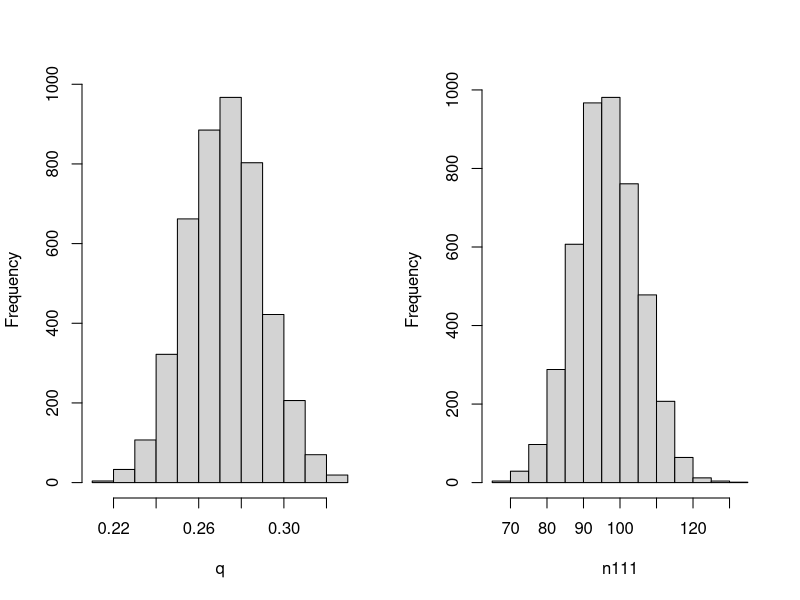
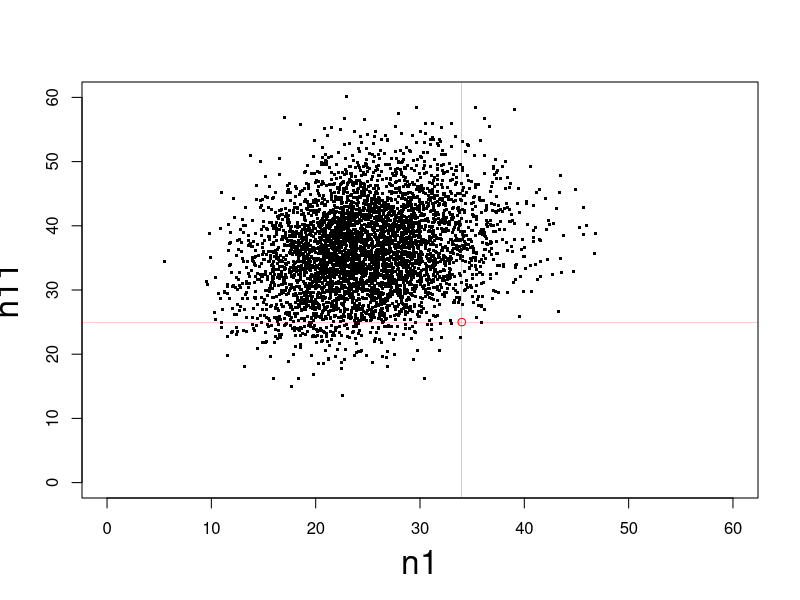
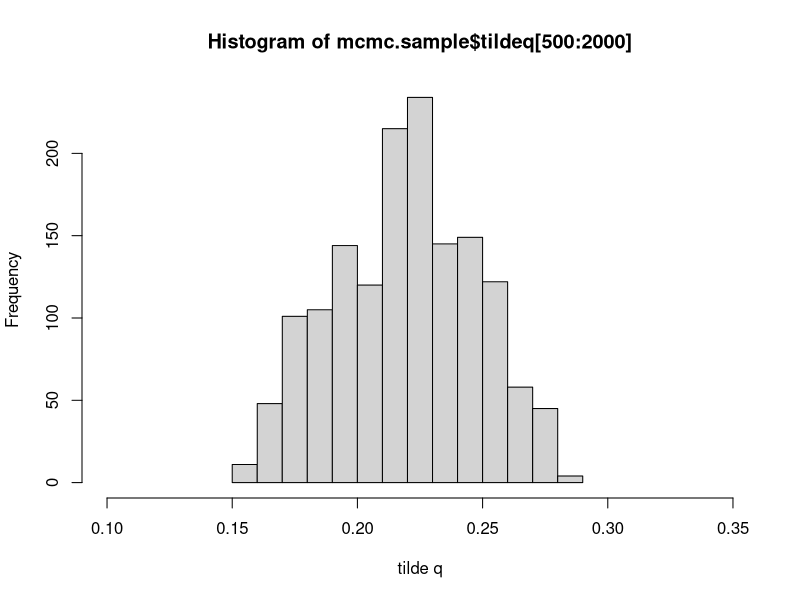
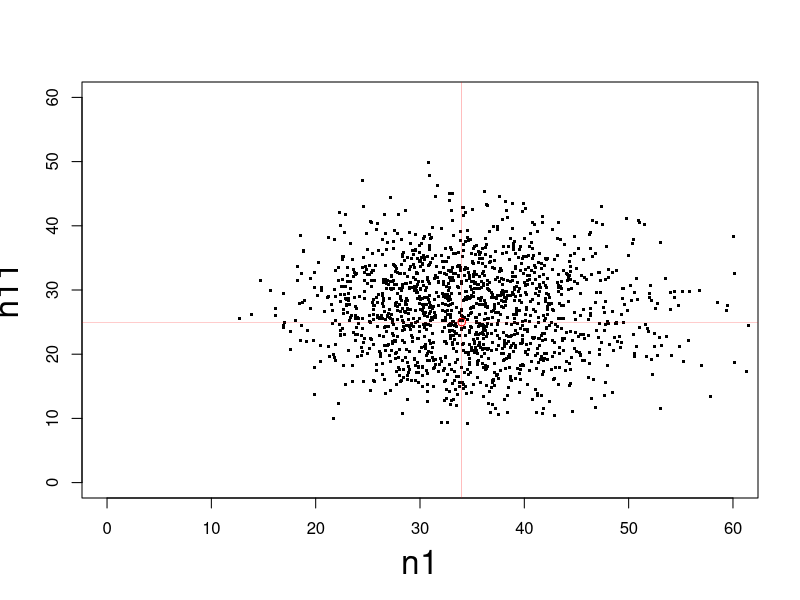

R code for these plots, in order:
# measles
# measles escape probability
#############################################################################
#
# SCRIPT for homogeneous case: 
# q (escape probability) as same across all households
#
#############################################################################
# ---------------------------------------------------------------------------
# This code provides a function to draw samples from the joint posterior 
# distribution of the escape probability q and the frequency
# n111 of chain 1->1->1, based on the NYC measles 
# outbreak data. The algorithm is based on Gibbs sampling.
#
# INPUT mcmc.size  = the number of MCMC iterations
#       alpha,beta = parameters of the Beta prior distribution
#                    of the escape probability
#
# OUTPUT chainGibbs = the MCMC sample of q and n111 as a list
#                     of two entries, each a vector of length mcmc.size
# 
# Code v.1 on July 22, 2015. Updates on July 29-31, 2015
# Last update August 5, 2015
# ----------------------------------------------------------------------------
chainGibbs = function(mcmc.size, alpha, beta){
# Reserve space
q    = rep(0, mcmc.size)
p    = rep(0, mcmc.size)
n111 = rep(0, mcmc.size)

# Initialize the model unknowns
q[1]    = 0.5;                         # just an initial guess
p[1]    = 1 - q[1]
n111[1] = round(275*2*q[1]/(2*q[1]+1)) # the (rounded) expected value of n_111, 
                                       # given q = 0.5 

# The observations (see section 2 for details)
n1  = 34   # frequency of chain 1     (frequency is observed)
n11 = 25   # frequency of chain 1->1  (frequency is observed)
N3  = 275  # frequency of chains with outbreak size 3 (not observed)
           # (the total frequency of chains 1->2 and 1->1->1)

# Draw MCMC samples
for (i in 2:mcmc.size){

   # Draw an iterate of q from its full conditional distribution
   q[i] = rbeta(1,2*n1+2*n11+n111[i-1]+alpha,n11+2*N3+beta)
   p[i] = 1 - q[i]
  
   # Draw an iterate of n111 from its full conditional distribution
   n111[i] = rbinom(1,N3,2*q[i]/(2*q[i]+1))
   
   }

# The output: the MCMC samples
chainGibbs = list(q=q,n111=n111,p=p)

}

# mcmc-size = 5000, alpha = 1, beta = 1
test=chainGibbs(5000,1,1)

# Set up to have 2 plots in one figure
par(mfrow=c(1,2),oma=c(0,0,0,0))

# Assume a 'burn-in' period of 500 iterations, only plotting those greater than 500
# Plot iterates of q and n111 
hist(test$q[501:5000],main="",xlab="q")
hist(test$n111[501:5000],main="",xlab="n111")

# Summary of the results
summary(test$q[501:5000])
quantile(test$q[501:5000], c(0.025,0.975))
summary(test$n111[501:5000])
quantile(test$n111[501:5000], c(0.025, 0.975))

# ----------------------------------------------------------------------------
# checkmodel draws numerical samples from the joint posterior 
# predictive distribution of frequencies n1, n11, n111 and n12.
# Each individual sample is based on one realisation from the posterior
# distribution of the escape probability q. (The escape probability is
# common across all households.)
#
# The function outputs the mean of the predictive distribution, based on the 
# sample. It also plots the samples from the 
# (marginal) predictive distribution of frequencies n1 and n11. 
#
# INPUT mcmc.sample = the output (= MCMC samples) from chainGibbs
#       mcmc.burnin = the number of MCMC samples to be discarded
#
# OUTPUT expfreq = the posterior predictive expectations of the 
#                  four chain frequencies (n1,n11,n111,n12)
#
# Code v.1 on July 22, 2015. Updates on July 29-31, 2015
# Last update August 5, 2015
# ----------------------------------------------------------------------------
checkmodel = function(mcmc.sample,mcmc.burnin){

  # The number of MCMC samples in the input
  mcmc.size = length(mcmc.sample$q)
  
  # Discard the burn-in samples and retain the rest of the samples for 
  # the escape probability q
  q = mcmc.sample$q[(mcmc.burnin+1):mcmc.size]
  
  # The number of samples retained (= the size of the sub-sample)
  mcmc.subsamplesize = mcmc.size-mcmc.burnin
  
  # Reserve space for the predictive frequencies
  Npred = matrix(0,mcmc.subsamplesize,4)
  
  # Calculate the posterior predictive chain probabilities for
  # each retained MCMC sample. This produces vectors of length 
  # 'mcmc.subsamplesize': 
  P1   =  q^2
  P11  =  2*(1-q)*q^2   
  P111 =  2*(1-q)^2*q
  P12  = (1-q)^2
  
  # Sample from the posterior predictive distribution of chain frequencies
  # with the total  number of chains as 334.
  for (k in 1:mcmc.subsamplesize){
    Npred[k,] = rmultinom(1,334,c(P1[k],P11[k],P111[k],P12[k]))
  } 
  
  # Plot the posterior predictive distribution for frequencies n1 and n11
  par(mfrow=c(1,1))
  plot(0:60,0:60,type="n",xlab='n1',ylab='n11',cex.lab=2)           
  points(jitter(Npred[,1],2.5),jitter(Npred[,2],2.5),pch='.',cex=3) 
  
  # The actually observed value
  points(34,25,col='red')
  abline(v=34,col='red',lwd=0.25)
  abline(h=25,col='red',lwd=0.25)
  
  # The posterior predictive expected frequnecies of the four chain types
  expfreq = round(334*c(mean(P1),mean(P11),mean(P111),mean(P12)))
  
  # Return the posterior predictive expected frequencies
  print("The posterior predictive expected frequencies of the four chain types")
  expfreq
  
  return(expfreq)
  
}

# Running the functions: draw a posterior sample and check the model fit.
mcmc.sample = chainGibbs(5000,1,1)

checkmodel(mcmc.sample,mcmc.burnin=500)

#                      END of homogeneous case script  
############################################################################

############################################################################
# 
# SCRIPT heterogeneous case: hierarchical model 
# q (escape probability) varies across households
#
############################################################################

## -------------------------------------------------------------------------
## This code provides routines to draw samples from the joint posterior 
# distribution of parameters 'tildeq' and 'z' in a hierarchical chain 
# binomial model of the measles outbreak data. The model unknowns include
# the household-specific escape probabilities. 
#
# (n1^j,n11^j,n111^j,n12^j)| q_j ~ Multinom(q_j^2,2q_j^2p_j,2q_jp_j^2,p_j^2)
#  q_j| tildeq, z                ~ Beta(tildeq/z,(1-tildeq)/z)
#  tildeq                        ~ Uniform(0,1)
#  z                             ~ Gamma(1.5,1.5)
#
## Code v.1 on July 29, 2015. Updates on August 1-4, 2015
## Last update August 5, 2015
## -------------------------------------------------------------------------
propose.par = function(cur.par,prop.unif,delta.w){
  # This function samples a new (candidate) value  
  # around the current value of the parameter iterate
  return(cur.par + (0.5-prop.unif)*delta.w)
}

log.likelihood = function(my.tildeq,my.z,q.vec){
  # This function calculates the log-likelihood function of the two parameters,
  # based on the (current iterates) of the household-specific 
  # escape probabilities
  
  # INPUT my.tildeq = parameter tildeq
  #       my.z.     = parameter z
  #       q.vec     = a vector of household-specific escape probabilities
  
  return(sum(log(dbeta(q.vec,my.tildeq/my.z,(1-my.tildeq)/my.z))))
}

chain_hierarchical = function(mcmc.size){
  # This is the main sampling function. The data, the parameters of the 
  # prior distributions and the 'tuning parameters' (i.e the proposal window widths)
  # are hard-code. 
  # In addition to the two model parameters ('tildeq' and z), the 
  # algorithm draws samples of the 334 escape probabilities and 
  # the unknown realisations of chains in the 275 households with 
  # the final number infected as 3.
  # INPUT mcmc.size = the number of MCMC iterations to be sampled
  #
  # OUTPUT chain_hierarchical = the MCMC sample of parameters 'tildeq' and 'z'
  #                             of the Beta distribution for household specific
  #                             escape probabilities
  
  # Parameters of the Gamma(nu1,nu2) prior for parameter z
  nu1 = 1.5
  nu2 = 1.5 
  # Tuning parameters: the widths of the proposal windows
  delta.tildeq = 0.08 # for parameter q
  delta.z      = 0.3  # for parameter z
  
  # Step (1): Reserve space for the MCMC samples
  tildeq  = rep(0,mcmc.size)
  z       = rep(0,mcmc.size)
  q       = matrix(0,nrow=mcmc.size,ncol=334)
  n111    = matrix(0,nrow=mcmc.size,ncol=275)
  
  # Step (2): Initialize variables
  cur.tildeq = 0.5
  cur.z      = 1.0
  tildeq[1]  = cur.tildeq
  z[1]       = cur.z
  q[1,]      = rep(0.5,334)
  n111[1,]   = rbinom(1,275,2*0.5/(2*0.5+1))
  
  # The observations
  n1  = 34   # frequency of chain 1
  n11 = 25   # frequency of chain 1->1
  N3  = 275  # frequency of chains of size 3 (i.e., 1->2 or 1->1->1)
  
  # Draw MCMC samples
  for (i in 2:mcmc.size){
    
    # Step (3): Update the household-specific escape probabilities
    #           via Gibbs procedure
    
    alpha =  cur.tildeq/cur.z     # tildeq[i-1]/z[i-1]
    beta  =  (1-cur.tildeq)/cur.z #(1-tildeq[i-1])/z[i-1]
    
    # households with chain 1
    for (j in 1:n1){
      q[i,j] = rbeta(1,2+ alpha,beta)
    }
    
    # households with chain 1->1
    for (j in 1:n11){
      q[i,j+n1] = rbeta(1,2+alpha,1+beta)
    }
    
    # households with chain 1->1->1 or 1->2
    for (j in 1:275){
      q[i,j+n1+n11] = rbeta(1,n111[i-1,j]+alpha,2+beta)
    }
    
    # Step (4) Update the household-specific frequencies of chain 1->1->1
    #          via Gibbs procedure

    for (j in 1:N3){ 
      
      # Draw a new iterate of n111 from its full conditional distribution
      n111[i,j] = rbinom(1,1,2*q[i,j+n1+n11]/(2*q[i,j+n1+n11]+1))
    }
    
    # Step (5) Update parameter tildeq via Metropolis-Hastings 
    # Propose a new value for parameter tildeq
    new.tildeq = propose.par(cur.tildeq,runif(1),delta.tildeq)
    
    # If the proposed value if within the range of the parameter 
    if ((new.tildeq >0) & (new.tildeq < 1)){
      
      # The log acceptance ratio = the log likelihood ratio   
      #(a uniform prior is assumed for tildeq and a symmetric proposal has been made)
      log.acc.tildeq = log.likelihood(new.tildeq,cur.z,q[i,]) - log.likelihood(cur.tildeq,cur.z,q[i,]) 
      
      # Metropolis step for tildeq: determine whether the proposal is accepted
      if (log(runif(1)) < log.acc.tildeq){
        cur.tildeq = new.tildeq
      }
    }
    
    # Step (6): Update parameter z via Metropolis-Hastings
    # Propose a new value for parameter z
    new.z  = propose.par(cur.z,runif(1),delta.z)
    
    # If the proposed value is within the range of the parameter
    if (new.z > 0) { 
      
      # The log likelihood ratio
      log.like.z = log.likelihood(cur.tildeq,new.z,q[i,]) - log.likelihood(cur.tildeq,cur.z,q[i,]) 
      
      # The log acceptance ratio = the log-posterior ratio (since a symmetric proposals are being made)
      log.acc.z = log.like.z + log(dgamma(new.z,nu1,nu2)) - log(dgamma(cur.z,nu1,nu2))
      
      # Metropolis step for z: determine whether the proposal is accepted
      if (log(runif(1))< log.acc.z){
        cur.z = new.z
      }
    }   
    # Save the current iterates of parameters tildeq and z
    tildeq[i] = cur.tildeq
    z[i]      = cur.z 
  }
  # The output: the MCMC samples
  return(list(tildeq=tildeq,z=z))
}

# Running the script to draw a posterior sample of size 2000 
mcmc.sample = chain_hierarchical(mcmc.size=2000)

# Plot the posterior of tilde q
hist(mcmc.sample$tildeq[500:2000],xlab='tilde q',xlim=c(0.1,0.35))

# -----------------------------------------------------------------
# Script for checking the model
# -----------------------------
check_hierarchical = function(mcmc.sample,mcmc.burnin){
  #
  # This function draws samples from the posterior predictive 
  # distribution of chain frequencies (n1, n11, n111, n12)
  # in the hierarchical model.
  #
  # The function plots the samples from the (marginal) 
  # distribution of frequencies (n1,n11) for comparison with the
  # actually observed value.
  #
  # The fuction output is the posterior expectations of the four
  # chain frequencies in a sample of 334 households
  #
  # INPUT mcmc.sample = the output from program chain_hierarchical.R
  #       mcmc.burnin = the number of samples to be discarded from the MCMC sample
  #
  # OUTPUT check_hierarchical = the posterior predictive expectations of the 
  #                             four frequencies
  
  # The number of MCMC samples
  mcmc.size = length(mcmc.sample$tildeq)
  
  # Discard the burn-in samples
  tildeq = mcmc.sample$tildeq[(mcmc.burnin+1):mcmc.size]
  z      = mcmc.sample$z[(mcmc.burnin+1):mcmc.size]
  
  # The number of retained samples
  mcmc.subsamplesize = mcmc.size-mcmc.burnin
  
  # Reserve space for the predictive samples of the chain frequencies
  Npred = matrix(0,mcmc.subsamplesize,4)
  
  # Reserve space for one chain realisation in each of the 334 households  
  L    = matrix(0,334,4) 
  
  # Iterate over the MCMC samples
  for (i in 1:mcmc.subsamplesize){
    
    # Sample household-specific escape probabilities and
    # the chains in 334 households
    for (j in 1:334){
      
      q     = rbeta(1,tildeq[i]/z[i],(1-tildeq[i])/z[i])
      P1    = q*q
      P11   = 2*(1-q)*q^2
      P111  = 2*q*(1-q)^2
      P12   = (1-q)^2
    
      # A realisation of the chain
      L[j,] = rmultinom(1,1,c(P1,P11,P111,P12))
    }
    
    # Store the i'th MCMC sample of the chain frequencies
    Npred[i,] = apply(L,2,sum)
  } 
  
  # Plot the sample points from the posterior predictive distribution 
  # of frequencies n1 and n11
  plot(0:60,0:60,type="n",xlab='n1',ylab='n11',cex.lab=2)
  points(jitter(Npred[,1],2.5),jitter(Npred[,2],2.5),pch='.',cex=3)
  
  # The actually observed value (n1,n11)
  points(34,25,col='red')
  abline(v=34,col='red',lwd=0.25)
  abline(h=25,col='red',lwd=0.25)
  
  # Return the posterior predictive expected frequencies
  check_hierarchical = return(round(apply(Npred,2,mean)))
  
}

# Checking the fit of the hierarchical model
check_hierarchical(mcmc.sample,mcmc.burnin=500)

#                     END of hierarchical model script
##############################################################################


